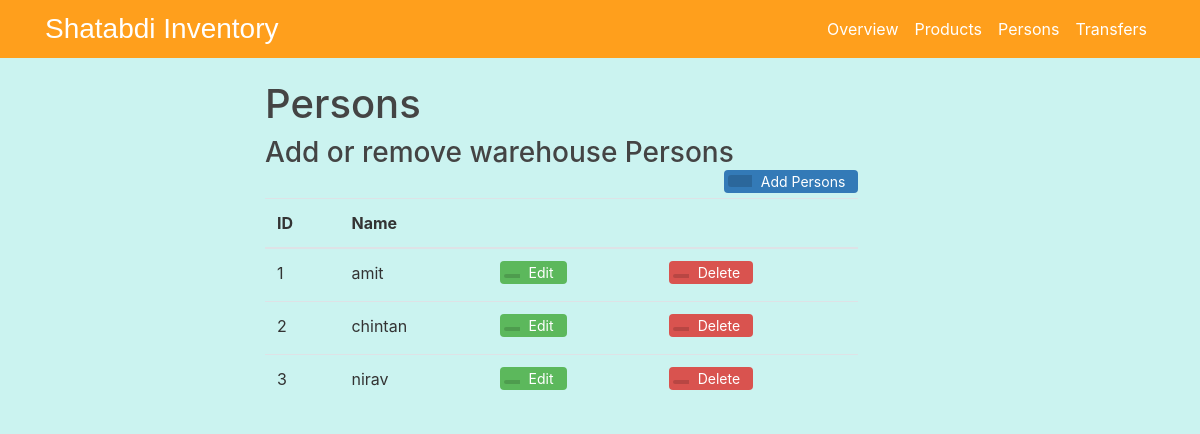
The app's page /Location, older data.
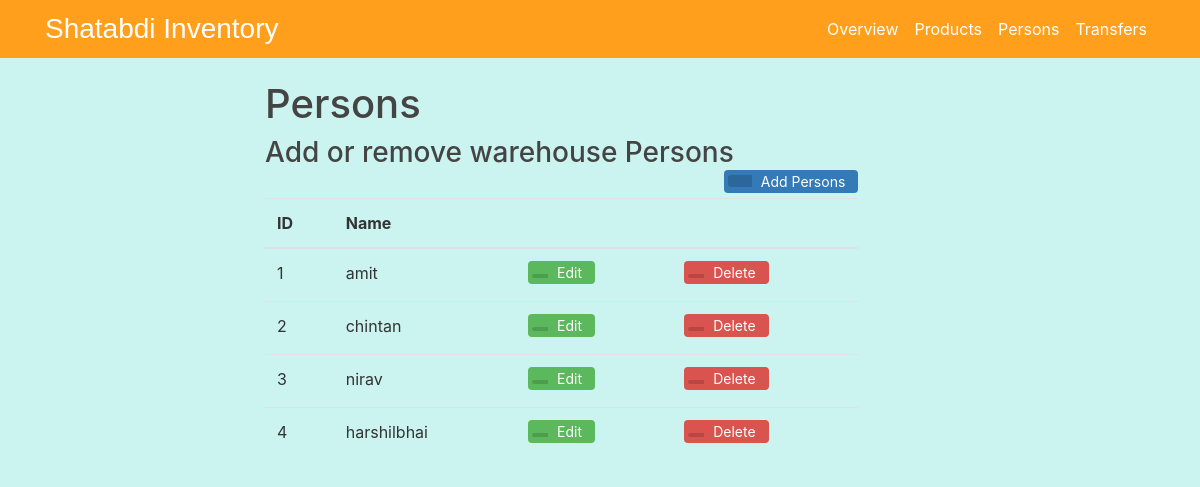
The same page, newer data.
### flaskinventory/models.py (models this page shows, shortened)
class Location(db.Model):
    loc_id = db.Column(db.Integer, primary_key= True)
    loc_name = db.Column(db.String(20),unique = True, nullable = False)

### flaskinventory/routes.py (the view, shortened to what this page needs)
@app.route("/Location", methods = ['GET', 'POST'])
def loc():
    form = addlocation()
    lform = editlocation()
    details = Location.query.all()
    exists = bool(Location.query.all())
    if exists== False and request.method == 'GET':
            flash(f'Add locations  to view','info')
    return render_template('loc.html',title = 'Locations',lform=lform,form = form,details=details)

### flaskinventory/templates/loc.html (shortened to what this page needs)
{% extends "overview.html" %}
{% block content %}
<div class="container">
<h1>Persons</h1>
<div >
  <h3 style="display: inline-block;margin:0;"> Add or remove warehouse Persons</h3>
  <button type="button" class="btn btn-add" data-toggle="modal" data-target="#exampleModal">
   <span class="btn-icon-add"></span>Add Persons</button>
</div>
<table class="table table-hover">
<thead>
 <tr>
   <th>ID</th>
   <th>Name</th>
   <th></th>
   <th></th>
 </tr>
</thead>
<tbody>
  {% for d in details %}
  <tr>
    <td>{{d.loc_id}}</td>
    <td>{{d.loc_name}}</td>
   <td>
       <button type="button" class="btn btn-edit" data-toggle="modal" data-target ="#edit{{d.loc_id}}">
       <span class="btn-icon"></span>Edit</button>
   </td>
   <td>
      <a href="{{ url_for('delete', p_id = d.loc_id,type ='location' )}}">
       <button type="button" class="btn btn-delete">
       <span class="btn-icon"></span>Delete</button>
   </td>
 </tr>
{% endfor %}
</tbody>
</table>
</div>
{% endblock content %}

Row changes from the older to the newer data that the page shows:
added Location: loc_id "4", loc_name "harshilbhai"
